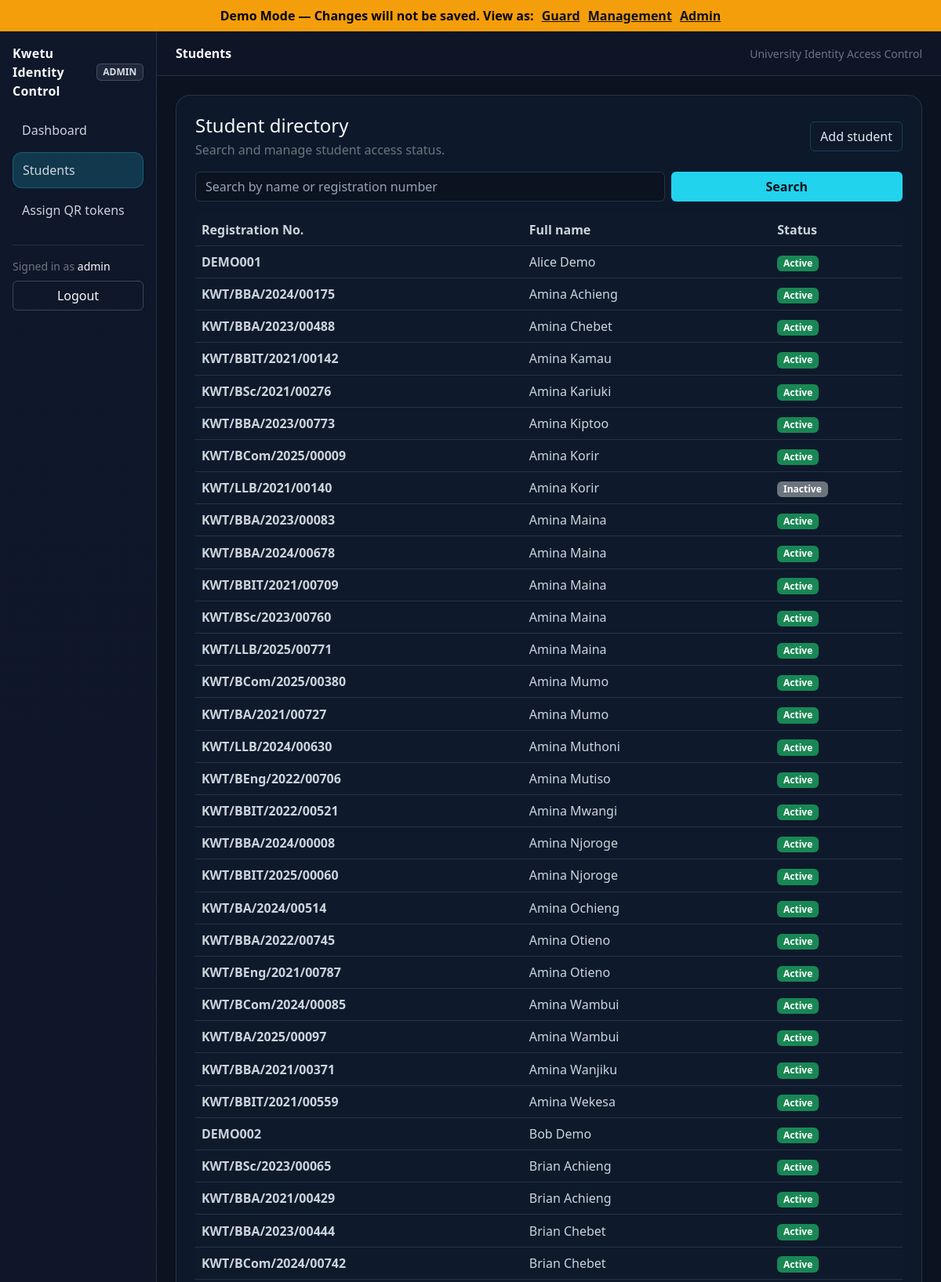
The app's page /admin/students (upper part) with its own data.
### models/user.py (models this page shows)
class User(UserMixin, db.Model):
    __tablename__ = "users"
    id = db.Column(db.Integer, primary_key=True)
    username = db.Column(db.String(50), unique=True, nullable=False)
    password_hash = db.Column(db.String(255), nullable=False)
    role = db.Column(db.String(20), nullable=False)
    active = db.Column(db.Boolean, default=True)
    def get_id(self):
        return str(self.id)

### models/student.py (models this page shows, shortened)
class Student(db.Model):
    __tablename__ = "students"
    id = db.Column(db.Integer, primary_key=True)
    registration_number = db.Column(db.String(50), unique=True, nullable=False)
    full_name = db.Column(db.String(120), nullable=False)
    qr_token = db.Column(db.String(64), unique=True, nullable=True)
    is_active = db.Column(db.Boolean, default=True)
    photo_path = db.Column(db.String(255), nullable=True)
    created_at = db.Column(db.DateTime, server_default=db.func.now())

### app.py (the view, shortened to what this page needs)
    @app.route("/admin/students")
    @login_required
    @role_required(ROLE_ADMIN)
    def list_students():
        q = (request.args.get("q") or "").strip()
        query = Student.query
        students = query.order_by(Student.full_name.asc()).limit(300).all()
        return render_template(
            "admin/list_students.html",
            students=students
        )

### app.py (called while the page is built, shortened)
def is_demo():
    return DEMO_MODE

def get_demo_user():
    demo_role = session.get("demo_role", ROLE_ADMIN)
    if demo_role not in ALL_ROLES:
        demo_role = ROLE_ADMIN
    demo_user = User.query.order_by(User.id.asc()).first()
    if demo_user:
        demo_user.role = demo_role
        return demo_user

### core/security.py (called while the page is built)
def role_required(required_role):
    def decorator(fn):
        @wraps(fn)
        @login_required
        def wrapper(*args, **kwargs):
            if has_app_context() and current_app.config.get("DEMO_MODE", False):
                return fn(*args, **kwargs)
            if not hasattr(current_user, "role"):
                abort(403)
            if current_user.role != required_role:
                abort(403)
            return fn(*args, **kwargs)
        return wrapper
    return decorator

### templates/admin/list_students.html (shortened to what this page needs)
{% extends "base.html" %}
{% block page_title %}Students{% endblock %}
{% block content %}
  <div class="surface p-4">
    <div class="d-flex flex-wrap gap-2 align-items-center justify-content-between mb-3">
      <div>
        <div class="h4 mb-1">Student directory</div>
        <div class="text-secondary">Search and manage student access status.</div>
      </div>
      <div class="d-flex gap-2">
        <a class="btn btn-outline-info" href="{{ url_for('add_student') }}">Add student</a>
      </div>
    </div>
    <form class="row g-2 mb-3" method="get">
      <div class="col-12 col-md-8">
        <input class="form-control" type="text" name="q" value="{{ request.args.get('q','') }}" placeholder="Search by name or registration number">
      </div>
      <div class="col-12 col-md-4 d-grid">
        <button class="btn btn-info fw-semibold" type="submit">Search</button>
      </div>
    </form>
    <div class="table-responsive">
      <table class="table table-dark table-hover align-middle mb-0">
        <thead>
          <tr>
            <th>Registration No.</th>
            <th>Full name</th>
            <th>Status</th>
          </tr>
        </thead>
        <tbody>
          {% for student in students %}
            <tr>
              <td class="fw-semibold">{{ student.registration_number }}</td>
              <td>{{ student.full_name }}</td>
              <td>
                {% if student.is_active %}
                  <span class="badge text-bg-success">Active</span>
                {% else %}
                  <span class="badge text-bg-secondary">Inactive</span>
                {% endif %}
              </td>
            </tr>
          {% else %}
            <tr>
              <td colspan="3" class="text-secondary">No students found.</td>
            </tr>
          {% endfor %}
        </tbody>
      </table>
    </div>
  </div>
{% endblock %}

### templates/base.html (shortened to what this page needs)
<!DOCTYPE html>
<html lang="en">
<head>
  <link href="https://cdn.jsdelivr.net/npm/bootstrap@5.3.3/dist/css/bootstrap.min.css" rel="stylesheet">
  <link rel="stylesheet" href="{{ url_for('static', filename='css/app.css') }}">
</head>
<body class="text-light">
{% if is_demo() %}
<div class="demo-banner" style="background:#f59e0b;color:#000;padding:8px;text-align:center;font-weight:700;">
  Demo Mode — Changes will not be saved.
  <span style="font-weight:600;">View as:</span>
  <a href="{{ url_for('demo_switch_role', role='guard') }}" style="color:#111;text-decoration:underline;margin-left:6px;">Guard</a>
  <a href="{{ url_for('demo_switch_role', role='management') }}" style="color:#111;text-decoration:underline;margin-left:6px;">Management</a>
  <a href="{{ url_for('demo_switch_role', role='admin') }}" style="color:#111;text-decoration:underline;margin-left:6px;">Admin</a>
</div>
{% endif %}
{% set ep = request.endpoint or '' %}
<div class="container-fluid app-shell">
  <div class="row">
    <aside class="d-none d-lg-block col-lg-2 p-3 sidebar">
      <div class="d-flex align-items-center justify-content-between mb-3">
        <div class="brand">Kwetu Identity Control</div>
        <span class="badge badge-soft text-uppercase">{{ current_user.role }}</span>
      </div>
      <div class="nav flex-column">
        {% if current_user.role == 'guard' %}
          <a class="nav-link {% if ep == 'guard_dashboard' %}active{% endif %}" href="{{ url_for('guard_dashboard') }}">Dashboard</a>
          <a class="nav-link {% if ep in ['guard_verify_student', 'verify_qr'] %}active{% endif %}" href="{{ url_for('guard_verify_student') }}">Verify student</a>
        {% elif current_user.role == 'admin' %}
          <a class="nav-link {% if ep == 'admin_dashboard' %}active{% endif %}" href="{{ url_for('admin_dashboard') }}">Dashboard</a>
          <a class="nav-link {% if ep in ['list_students','add_student'] %}active{% endif %}" href="{{ url_for('list_students') }}">Students</a>
          <a class="nav-link {% if ep == 'assign_qr_tokens' %}active{% endif %}" href="{{ url_for('assign_qr_tokens') }}">Assign QR tokens</a>
        {% endif %}
      </div>
      <hr class="text-secondary">
      <div class="small text-secondary mb-2">
        Signed in as <span class="text-light">{{ current_user.username }}</span>
      </div>
      <a class="btn btn-outline-light w-100" href="{{ url_for('logout') }}">Logout</a>
    </aside>
    <div class="col-12 col-lg-10 p-0">
      <div class="topbar px-3 px-lg-4 py-3 d-flex align-items-center justify-content-between gap-2">
        <div class="d-flex align-items-center gap-2">
          <div class="fw-semibold">{% block page_title %}{% endblock %}</div>
        </div>
        <div class="text-secondary small d-none d-md-block">University Identity Access Control</div>
      </div>
      <main class="p-4">
        {% block content %}{% endblock %}
      </main>
    </div>
  </div>
</div>
</body>
</html>

### static/css/app.css (style rules this page uses)
:root { --kwetu-nav-start: #0f172a; --kwetu-nav-end: #1e293b; --kwetu-accent-1: #22d3ee; --kwetu-accent-2: #38bdf8; --kwetu-bg: #0b1220; --kwetu-surface: #0f1b2d; --kwetu-border-solid: #1f2937; --kwetu-text: #E2E8F0; --kwetu-muted: #94A3B8; --kwetu-border: rgba(148, 163, 184, 0.18); --bs-body-bg: var(--kwetu-bg); --bs-body-color: var(--kwetu-text); --bs-secondary-color: var(--kwetu-muted); --bs-border-color: rgba(148, 163, 184, 0.18); --bs-link-color: var(--kwetu-accent-2); --bs-link-hover-color: var(--kwetu-accent-1); --bs-info: var(--kwetu-accent-1); --bs-primary: var(--kwetu-accent-2); }
html, body { height: 100%; }
body { background: var(--kwetu-bg); }
.app-shell { min-height: 100vh; }
.sidebar { background: linear-gradient(180deg, var(--kwetu-nav-start) 0%, var(--kwetu-bg) 100%); border-right: 1px solid var(--kwetu-border); }
.sidebar .brand { font-weight: 700; letter-spacing: 0.2px; }
.sidebar .nav-link { color: rgba(226, 232, 240, 0.9); border-radius: 12px; padding: 10px 12px; margin-bottom: 6px; }
.sidebar .nav-link.active { background: rgba(34, 211, 238, 0.18); border: 1px solid rgba(34, 211, 238, 0.25); }
.topbar { background: rgba(15, 23, 42, 0.75); backdrop-filter: blur(8px); border-bottom: 1px solid var(--kwetu-border); }
.surface { background: rgba(15, 27, 45, 0.92); border: 1px solid var(--kwetu-border); border-radius: 18px; }
.btn-info { --bs-btn-color: #06121a; --bs-btn-border-color: transparent; --bs-btn-bg: var(--kwetu-accent-1); --bs-btn-hover-bg: var(--kwetu-accent-2); --bs-btn-hover-border-color: transparent; --bs-btn-active-bg: var(--kwetu-accent-2); --bs-btn-active-border-color: transparent; }
.btn-outline-info { --bs-btn-color: var(--kwetu-text); --bs-btn-border-color: rgba(56, 189, 248, 0.22); --bs-btn-hover-bg: rgba(34, 211, 238, 0.12); --bs-btn-hover-border-color: rgba(34, 211, 238, 0.28); --bs-btn-hover-color: var(--kwetu-text); }
.btn-outline-light { --bs-btn-border-color: rgba(226, 232, 240, 0.22); --bs-btn-hover-bg: rgba(226, 232, 240, 0.10); }
.table-dark { --bs-table-bg: rgba(15, 27, 45, 0.92); --bs-table-striped-bg: rgba(255, 255, 255, 0.02); --bs-table-hover-bg: rgba(34, 211, 238, 0.06); --bs-table-border-color: rgba(148, 163, 184, 0.18); --bs-table-color: rgba(226, 232, 240, 0.92); }
.table thead th { color: rgba(226, 232, 240, 0.9); }
.table tbody td { color: rgba(226, 232, 240, 0.9); }
.badge-soft { border: 1px solid rgba(148, 163, 184, 0.30); background: rgba(148, 163, 184, 0.12); color: rgba(226, 232, 240, 0.95); }
.demo-banner a { color: #111; text-decoration: underline; }

### records on screen
User: role "ADMIN", username "admin"
Student: registration_number "DEMO001", full_name "Alice Demo", is_active "Active"
Student: registration_number "KWT/BBA/2024/00175", full_name "Amina Achieng", is_active "Active"
Student: registration_number "KWT/BBA/2023/00488", full_name "Amina Chebet", is_active "Active"
Student: registration_number "KWT/BBIT/2021/00142", full_name "Amina Kamau", is_active "Active"
Student: registration_number "KWT/BSc/2021/00276", full_name "Amina Kariuki", is_active "Active"
Student: registration_number "KWT/BBA/2023/00773", full_name "Amina Kiptoo", is_active "Active"
Student: registration_number "KWT/BCom/2025/00009", full_name "Amina Korir", is_active "Active"
Student: registration_number "KWT/LLB/2021/00140", full_name "Amina Korir", is_active "Inactive"
Student: registration_number "KWT/BBA/2023/00083", full_name "Amina Maina", is_active "Active"
Student: registration_number "KWT/BBA/2024/00678", full_name "Amina Maina", is_active "Active"
Student: registration_number "KWT/BBIT/2021/00709", full_name "Amina Maina", is_active "Active"
Student: registration_number "KWT/BSc/2023/00760", full_name "Amina Maina", is_active "Active"
Student: registration_number "KWT/LLB/2025/00771", full_name "Amina Maina", is_active "Active"
Student: registration_number "KWT/BCom/2025/00380", full_name "Amina Mumo", is_active "Active"
Student: registration_number "KWT/BA/2021/00727", full_name "Amina Mumo", is_active "Active"
Student: registration_number "KWT/LLB/2024/00630", full_name "Amina Muthoni", is_active "Active"
Student: registration_number "KWT/BEng/2022/00706", full_name "Amina Mutiso", is_active "Active"
Student: registration_number "KWT/BBIT/2022/00521", full_name "Amina Mwangi", is_active "Active"
Student: registration_number "KWT/BBA/2024/00008", full_name "Amina Njoroge", is_active "Active"
Student: registration_number "KWT/BBIT/2025/00060", full_name "Amina Njoroge", is_active "Active"
Student: registration_number "KWT/BA/2024/00514", full_name "Amina Ochieng", is_active "Active"
Student: registration_number "KWT/BBA/2022/00745", full_name "Amina Otieno", is_active "Active"
Student: registration_number "KWT/BEng/2021/00787", full_name "Amina Otieno", is_active "Active"
Student: registration_number "KWT/BCom/2024/00085", full_name "Amina Wambui", is_active "Active"
Student: registration_number "KWT/BA/2025/00097", full_name "Amina Wambui", is_active "Active"
Student: registration_number "KWT/BBA/2021/00371", full_name "Amina Wanjiku", is_active "Active"
Student: registration_number "KWT/BBIT/2021/00559", full_name "Amina Wekesa", is_active "Active"
Student: registration_number "DEMO002", full_name "Bob Demo", is_active "Active"
Student: registration_number "KWT/BSc/2023/00065", full_name "Brian Achieng", is_active "Active"
Student: registration_number "KWT/BBA/2021/00429", full_name "Brian Achieng", is_active "Active"
Student: registration_number "KWT/BBA/2023/00444", full_name "Brian Chebet", is_active "Active"
Student: registration_number "KWT/BCom/2024/00742", full_name "Brian Chebet", is_active "Active"
